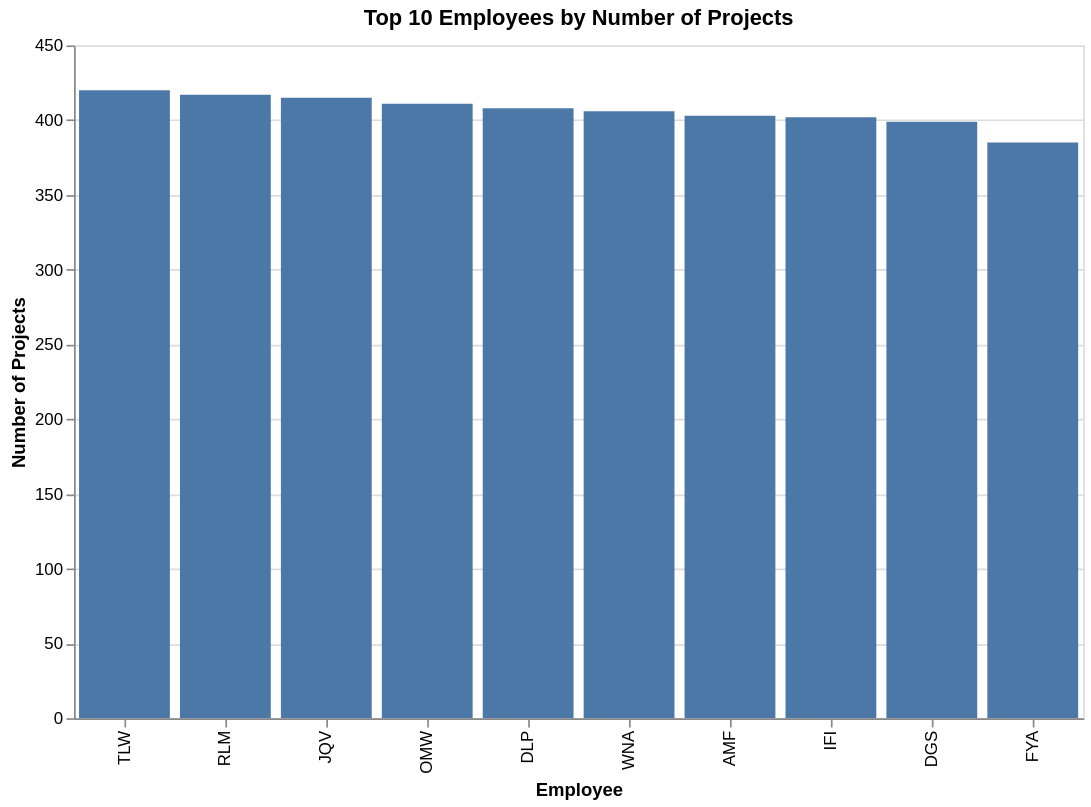

Notebook code cell kept with this figure:
### Code cell
chart = (
    alt.Chart(projects_df)
    .mark_bar()
    .encode(
        x=alt.X(
            "Employee:N",
            sort="-y",
            title="Employee"
        ),
        y=alt.Y(
            "Number of Projects:Q",
            title="Number of Projects"
        ),
        tooltip=[
            "Employee",
            "Number of Projects"
        ]
    )
    .properties(
        title="Top 10 Employees by Number of Projects",
        width=600,
        height=400
    )
    .interactive()
)

chart

### Figure 1 — Vega-Lite specification as saved in the notebook (floating-point values rounded to 4 significant figures)
{"config": {"view": {"continuousWidth": 300, "continuousHeight": 300}}, "data": {"name": "data-9c0f1d96d002763e21ed32aa1163859a"}, "mark": {"type": "bar"}, "encoding": {"tooltip": [{"field": "Employee", "type": "nominal"}, {"field": "Number of Projects", "type": "quantitative"}], "x": {"field": "Employee", "sort": "-y", "title": "Employee", "type": "nominal"}, "y": {"field": "Number of Projects", "title": "Number of Projects", "type": "quantitative"}}, "height": 400, "params": [{"name": "param_1e9efca18e7a2868", "select": {"type": "interval", "encodings": ["x", "y"]}, "bind": "scales"}], "title": "Top 10 Employees by Number of Projects", "width": 600, "$schema": "https://vega.github.io/schema/vega-lite/v6.1.0.json", "datasets": {"data-9c0f1d96d002763e21ed32aa1163859a": [{"Employee": "TLW", "Number of Projects": 420}, {"Employee": "RLM", "Number of Projects": 417}, {"Employee": "JQV", "Number of Projects": 415}, {"Employee": "OMW", "Number of Projects": 411}, {"Employee": "DLP", "Number of Projects": 408}, {"Employee": "WNA", "Number of Projects": 406}, {"Employee": "AMF", "Number of Projects": 403}, {"Employee": "IFI", "Number of Projects": 402}, {"Employee": "DGS", "Number of Projects": 399}, {"Employee": "FYA", "Number of Projects": 385}]}}
